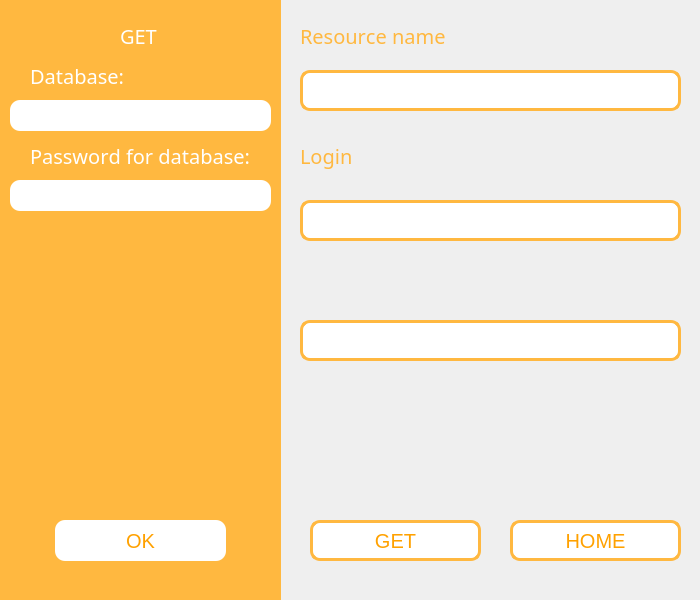
<?xml version="1.0" encoding="UTF-8"?>
<ui version="4.0">
 <class>Form</class>
 <widget class="QWidget" name="Form">
  <property name="geometry">
   <rect>
    <x>0</x>
    <y>0</y>
    <width>700</width>
    <height>600</height>
   </rect>
  </property>
  <property name="windowTitle">
   <string>Form</string>
  </property>
  <widget class="QFrame" name="frame_3">
   <property name="enabled">
    <bool>true</bool>
   </property>
   <property name="geometry">
    <rect>
     <x>0</x>
     <y>0</y>
     <width>281</width>
     <height>601</height>
    </rect>
   </property>
   <property name="styleSheet">
    <string notr="true">background-color: #FFB840;
border: #FFB840</string>
   </property>
   <property name="frameShape">
    <enum>QFrame::StyledPanel</enum>
   </property>
   <property name="frameShadow">
    <enum>QFrame::Raised</enum>
   </property>
   <widget class="QLabel" name="label_13">
    <property name="geometry">
     <rect>
      <x>120</x>
      <y>10</y>
      <width>51</width>
      <height>51</height>
     </rect>
    </property>
    <property name="font">
     <font>
      <family>Microsoft YaHei</family>
      <pointsize>15</pointsize>
      <weight>50</weight>
      <italic>false</italic>
      <bold>false</bold>
      <kerning>false</kerning>
     </font>
    </property>
    <property name="styleSheet">
     <string notr="true">color: white</string>
    </property>
    <property name="text">
     <string>GET</string>
    </property>
   </widget>
   <widget class="QLabel" name="label_14">
    <property name="geometry">
     <rect>
      <x>30</x>
      <y>60</y>
      <width>111</width>
      <height>31</height>
     </rect>
    </property>
    <property name="font">
     <font>
      <family>Microsoft YaHei</family>
      <pointsize>15</pointsize>
      <weight>50</weight>
      <italic>false</italic>
      <bold>false</bold>
      <kerning>false</kerning>
     </font>
    </property>
    <property name="styleSheet">
     <string notr="true">color: white</string>
    </property>
    <property name="text">
     <string>Database:</string>
    </property>
   </widget>
   <widget class="QLineEdit" name="lineEdit_6">
    <property name="enabled">
     <bool>false</bool>
    </property>
    <property name="geometry">
     <rect>
      <x>10</x>
      <y>100</y>
      <width>261</width>
      <height>31</height>
     </rect>
    </property>
    <property name="font">
     <font>
      <family>Microsoft YaHei</family>
      <pointsize>12</pointsize>
     </font>
    </property>
    <property name="styleSheet">
     <string notr="true">background-color: white;
border-radius: 10px;
color: #FFB840;

</string>
    </property>
   </widget>
   <widget class="QLabel" name="label_15">
    <property name="geometry">
     <rect>
      <x>30</x>
      <y>140</y>
      <width>231</width>
      <height>31</height>
     </rect>
    </property>
    <property name="font">
     <font>
      <family>Microsoft YaHei</family>
      <pointsize>15</pointsize>
      <weight>50</weight>
      <italic>false</italic>
      <bold>false</bold>
      <kerning>false</kerning>
     </font>
    </property>
    <property name="styleSheet">
     <string notr="true">color: white</string>
    </property>
    <property name="text">
     <string>Password for database:</string>
    </property>
   </widget>
   <widget class="QLineEdit" name="lineEdit_7">
    <property name="geometry">
     <rect>
      <x>10</x>
      <y>180</y>
      <width>261</width>
      <height>31</height>
     </rect>
    </property>
    <property name="font">
     <font>
      <family>Microsoft YaHei</family>
      <pointsize>12</pointsize>
     </font>
    </property>
    <property name="styleSheet">
     <string notr="true">background-color: white;
border-radius: 10px;
color: #FFB840;

</string>
    </property>
   </widget>
   <widget class="QPushButton" name="pushButton_6">
    <property name="enabled">
     <bool>true</bool>
    </property>
    <property name="geometry">
     <rect>
      <x>55</x>
      <y>520</y>
      <width>171</width>
      <height>41</height>
     </rect>
    </property>
    <property name="font">
     <font>
      <family>Microsoft YaHei UI</family>
      <pointsize>15</pointsize>
     </font>
    </property>
    <property name="mouseTracking">
     <bool>false</bool>
    </property>
    <property name="styleSheet">
     <string notr="true">QPushButton{
	background-color: white;
	color:#FFA100;
	border-radius: 10px;
}</string>
    </property>
    <property name="text">
     <string>OK</string>
    </property>
    <property name="flat">
     <bool>false</bool>
    </property>
   </widget>
   <widget class="QLabel" name="label_16">
    <property name="geometry">
     <rect>
      <x>15</x>
      <y>230</y>
      <width>231</width>
      <height>31</height>
     </rect>
    </property>
    <property name="font">
     <font>
      <family>Microsoft YaHei</family>
      <pointsize>15</pointsize>
      <weight>50</weight>
      <italic>false</italic>
      <bold>false</bold>
      <kerning>false</kerning>
     </font>
    </property>
    <property name="styleSheet">
     <string notr="true">color: white</string>
    </property>
    <property name="text">
     <string/>
    </property>
   </widget>
   <widget class="QLabel" name="label_20">
    <property name="geometry">
     <rect>
      <x>180</x>
      <y>250</y>
      <width>231</width>
      <height>31</height>
     </rect>
    </property>
    <property name="font">
     <font>
      <family>Microsoft YaHei</family>
      <pointsize>15</pointsize>
      <weight>50</weight>
      <italic>false</italic>
      <bold>false</bold>
      <kerning>false</kerning>
     </font>
    </property>
    <property name="styleSheet">
     <string notr="true">color: white</string>
    </property>
    <property name="text">
     <string/>
    </property>
   </widget>
  </widget>
  <widget class="QLabel" name="label_17">
   <property name="geometry">
    <rect>
     <x>300</x>
     <y>10</y>
     <width>201</width>
     <height>51</height>
    </rect>
   </property>
   <property name="font">
    <font>
     <family>Microsoft YaHei</family>
     <pointsize>15</pointsize>
     <weight>50</weight>
     <italic>false</italic>
     <bold>false</bold>
     <kerning>false</kerning>
    </font>
   </property>
   <property name="styleSheet">
    <string notr="true">color: #FFB840</string>
   </property>
   <property name="text">
    <string>Resource name</string>
   </property>
  </widget>
  <widget class="QLineEdit" name="lineEdit_8">
   <property name="enabled">
    <bool>false</bool>
   </property>
   <property name="geometry">
    <rect>
     <x>300</x>
     <y>70</y>
     <width>381</width>
     <height>41</height>
    </rect>
   </property>
   <property name="font">
    <font>
     <family>Microsoft YaHei UI</family>
     <pointsize>12</pointsize>
    </font>
   </property>
   <property name="styleSheet">
    <string notr="true">color: #FFB840;
border-radius : 10px;
border: 3px solid #FFB840
</string>
   </property>
   <property name="inputMask">
    <string/>
   </property>
   <property name="text">
    <string/>
   </property>
  </widget>
  <widget class="QLabel" name="label_18">
   <property name="geometry">
    <rect>
     <x>300</x>
     <y>130</y>
     <width>201</width>
     <height>51</height>
    </rect>
   </property>
   <property name="font">
    <font>
     <family>Microsoft YaHei</family>
     <pointsize>15</pointsize>
     <weight>50</weight>
     <italic>false</italic>
     <bold>false</bold>
     <kerning>false</kerning>
    </font>
   </property>
   <property name="styleSheet">
    <string notr="true">color: #FFB840</string>
   </property>
   <property name="text">
    <string>Login</string>
   </property>
  </widget>
  <widget class="QLineEdit" name="lineEdit_9">
   <property name="enabled">
    <bool>false</bool>
   </property>
   <property name="geometry">
    <rect>
     <x>300</x>
     <y>200</y>
     <width>381</width>
     <height>41</height>
    </rect>
   </property>
   <property name="font">
    <font>
     <family>Microsoft YaHei UI</family>
     <pointsize>12</pointsize>
    </font>
   </property>
   <property name="styleSheet">
    <string notr="true">color: #FFB840;
border-radius : 10px;
border: 3px solid #FFB840
</string>
   </property>
   <property name="inputMask">
    <string/>
   </property>
   <property name="text">
    <string/>
   </property>
  </widget>
  <widget class="QLabel" name="label_19">
   <property name="geometry">
    <rect>
     <x>300</x>
     <y>380</y>
     <width>201</width>
     <height>51</height>
    </rect>
   </property>
   <property name="font">
    <font>
     <family>Microsoft YaHei</family>
     <pointsize>15</pointsize>
     <weight>50</weight>
     <italic>false</italic>
     <bold>false</bold>
     <kerning>false</kerning>
    </font>
   </property>
   <property name="styleSheet">
    <string notr="true">color: #FFB840</string>
   </property>
   <property name="text">
    <string/>
   </property>
  </widget>
  <widget class="QLineEdit" name="lineEdit_10">
   <property name="enabled">
    <bool>false</bool>
   </property>
   <property name="geometry">
    <rect>
     <x>300</x>
     <y>320</y>
     <width>381</width>
     <height>41</height>
    </rect>
   </property>
   <property name="font">
    <font>
     <family>Microsoft YaHei UI</family>
     <pointsize>12</pointsize>
    </font>
   </property>
   <property name="styleSheet">
    <string notr="true">color: #FFB840;
border-radius : 10px;
border: 3px solid #FFB840
</string>
   </property>
   <property name="inputMask">
    <string/>
   </property>
   <property name="text">
    <string/>
   </property>
  </widget>
  <widget class="QPushButton" name="pushButton_7">
   <property name="enabled">
    <bool>true</bool>
   </property>
   <property name="geometry">
    <rect>
     <x>310</x>
     <y>520</y>
     <width>171</width>
     <height>41</height>
    </rect>
   </property>
   <property name="font">
    <font>
     <family>Microsoft YaHei UI</family>
     <pointsize>15</pointsize>
    </font>
   </property>
   <property name="mouseTracking">
    <bool>false</bool>
   </property>
   <property name="styleSheet">
    <string notr="true">QPushButton{
	background-color: white;
	color:#FFA100;
	border-radius: 10px;
	border: 3px solid #FFB840
}</string>
   </property>
   <property name="text">
    <string>GET</string>
   </property>
   <property name="flat">
    <bool>false</bool>
   </property>
  </widget>
  <widget class="QPushButton" name="pushButton_8">
   <property name="enabled">
    <bool>true</bool>
   </property>
   <property name="geometry">
    <rect>
     <x>510</x>
     <y>520</y>
     <width>171</width>
     <height>41</height>
    </rect>
   </property>
   <property name="font">
    <font>
     <family>Microsoft YaHei UI</family>
     <pointsize>15</pointsize>
    </font>
   </property>
   <property name="mouseTracking">
    <bool>false</bool>
   </property>
   <property name="styleSheet">
    <string notr="true">QPushButton{
	background-color: white;
	color:#FFA100;
	border-radius: 10px;
	border: 3px solid #FFB840
}</string>
   </property>
   <property name="text">
    <string>HOME</string>
   </property>
   <property name="flat">
    <bool>false</bool>
   </property>
  </widget>
 </widget>
 <resources/>
 <connections/>
</ui>
